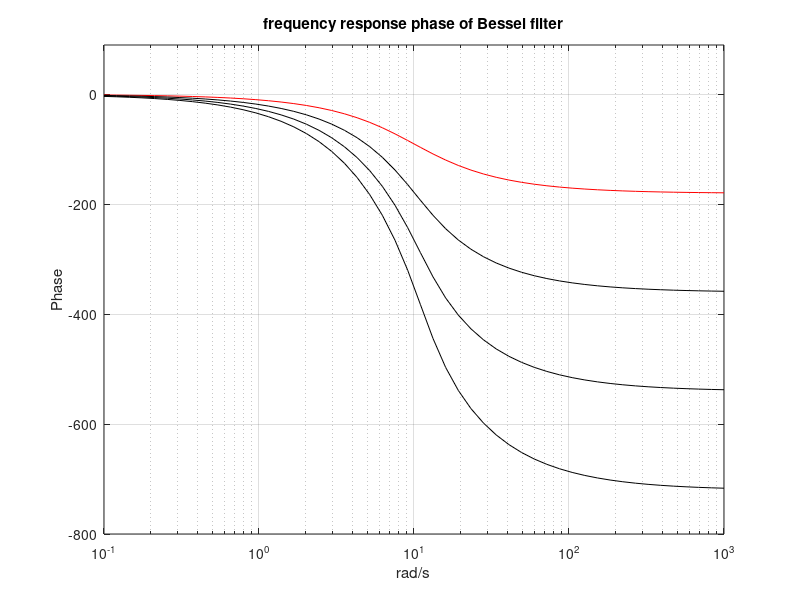

Write the MATLAB code that produced this figure.
% Comparison of frequency response phase of Bessel filters
wc=10; % desired cut-off frequency
N=2; % order of the filter
[num,den]=besself(N,wc); %analog Bessel filter
w=logspace(-1,3); %logaritmic set of frequency values
G=freqs(num,den,w); %computes frequency response
ph=angle(G); %phase
semilogx(w,180*unwrap(ph)/pi,'r'); %plots phase
hold on;
axis([0.1 1000 -800 90]);
grid;
ylabel('Phase'); xlabel('rad/s'); title('frequency response phase of Bessel filter');
for N=4:2:8, % more orders of the filter
[num,den]=besself(N,wc); %analog Bessel filter
G=freqs(num,den,w); %computes frequency response
ph=angle(G); %phase
semilogx(w,180*unwrap(ph)/pi,'k'); %plots phase
end;
